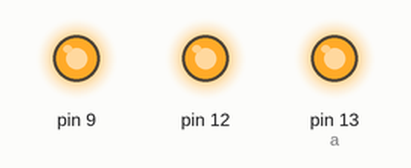
A sketch run on a simulated Arduino Uno, built with avr-gcc and run on an emulated ATmega328P. Parts: output pins drawn as LEDs (lit = HIGH).

Above: at 0.3 s.
At 0.62 s:
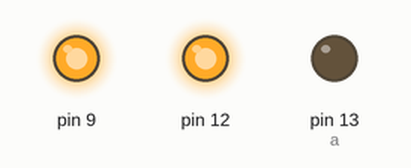
At 0.77 s:
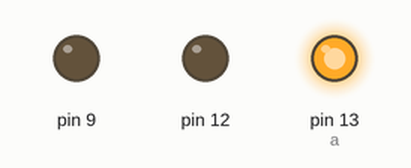
At 1.57 s:
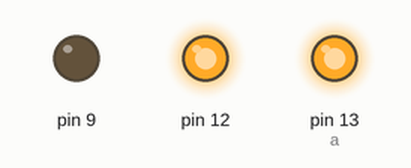
At 2.22 s:
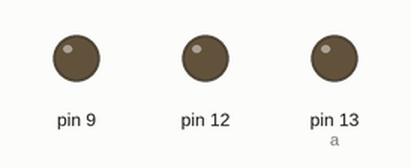
At 2.92 s:
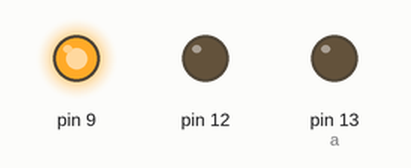
Timing chart, 0 to 3.2 s (numbered marks = the images above):
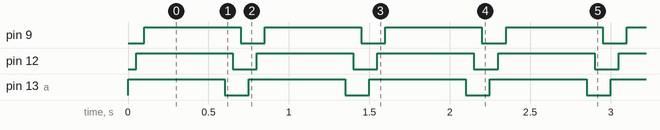

Measured:
- by itself, pin 9, pin 12, pin 13 (a): alternates HIGH for 0.60 s and LOW for 0.15 s
- by itself, everything shown: repeats every 0.75 s, in 6 steps

The sketch:

LED.ino
```cpp
int a=13;
void setup() {
  pinMode(a,OUTPUT);
  pinMode(12,OUTPUT);
  pinMode(9,OUTPUT);
}

void loop() {
  digitalWrite(a, HIGH);
  delay(50);
  digitalWrite(12, HIGH);
  delay(50);
  digitalWrite(9, HIGH);
  delay(500);
  digitalWrite(a, LOW);
  delay(50);
  digitalWrite(12, LOW);
  delay(50);
  digitalWrite(9, LOW);
  delay(50);
}
```
